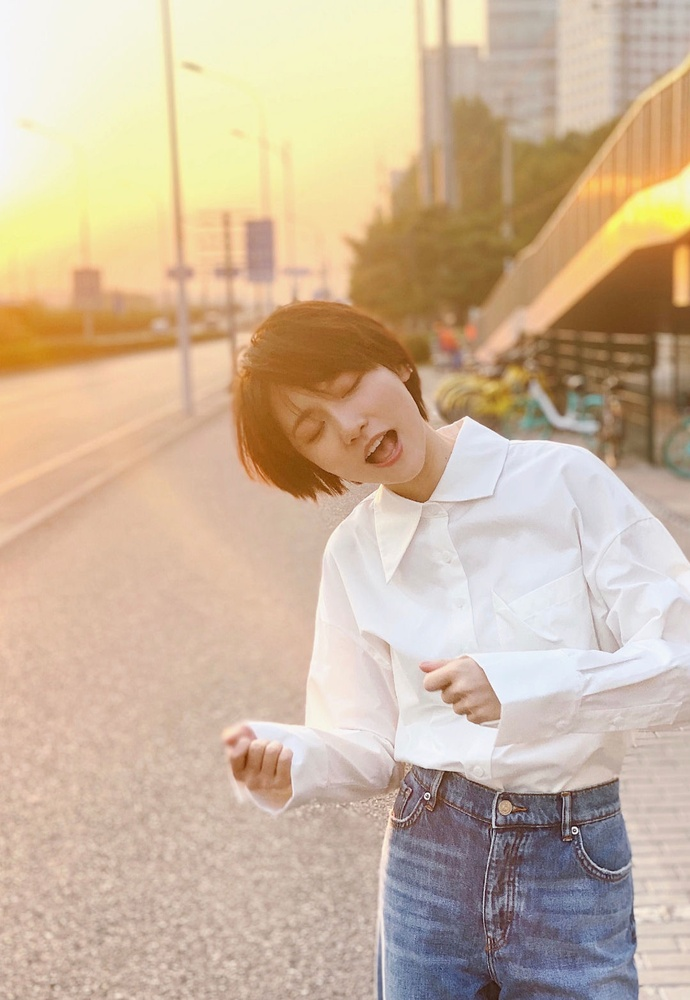
#> input picture 1.JPG, 690 x 1000 px, shrunk from 1080 x 1565 before the run, found by its file name
$ python '高通滤波器.py'
#> lines starting #> are read from the running program, lines starting #| are printed output that depends on the picture
"""
    HPF：
    检测图像的某个区域，然后根据像素与周围像素的亮度差值来提升该像素亮度的滤波器。
"""
import cv2
import numpy as np
from scipy import ndimage

kernel_3x3 = np.array([[-1, -1, -1],
                       [-1,  8, -1],
                       [-1, -1, -1]])
kernel_5x5 = np.array([[-1, -1, -1, -1, -1],
                    [-1, 1, 2, 1, -1],
                    [-1, 2, 4, 2, -1],
                    [-1, 1, 2, 1, -1],
                    [-1, -1, -1, -1, -1]])

img = cv2.imread('1.jpg',0)
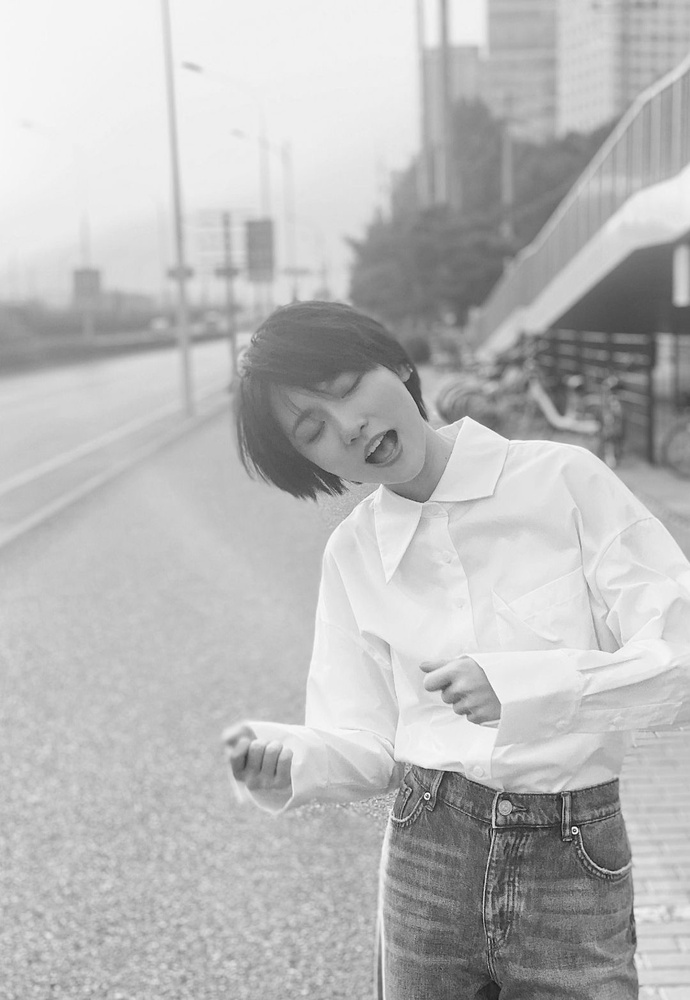
#> img: shape (1000, 690); min 17, max 255, mean 185.6

k3 = ndimage.convolve(img, kernel_3x3)
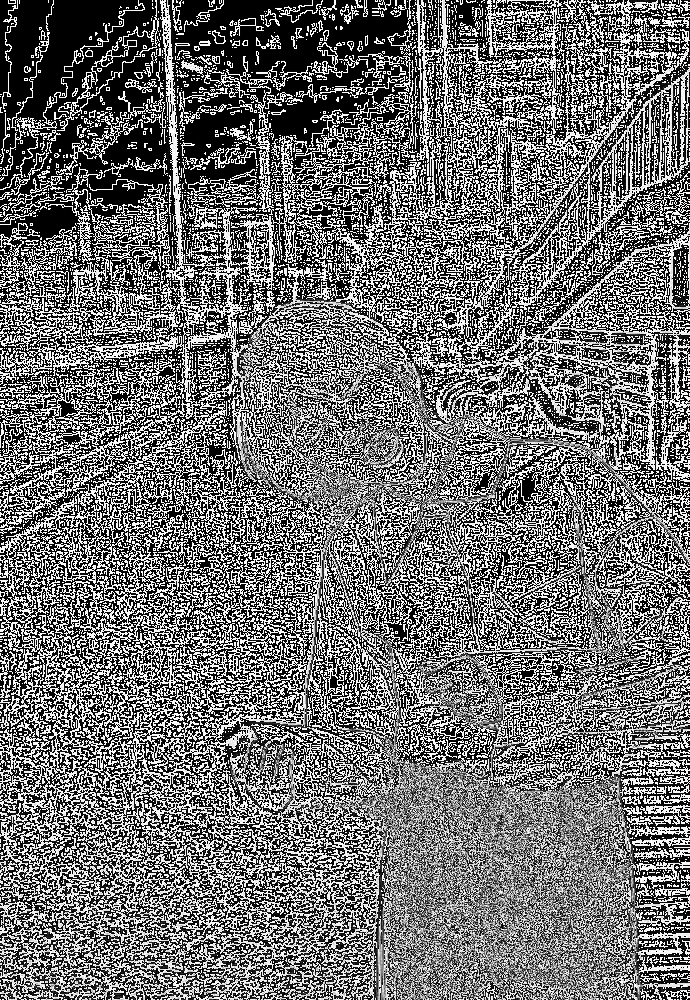
#> k3: shape (1000, 690); min 0, max 255, mean 112.3
k5 = ndimage.convolve(img, kernel_5x5)
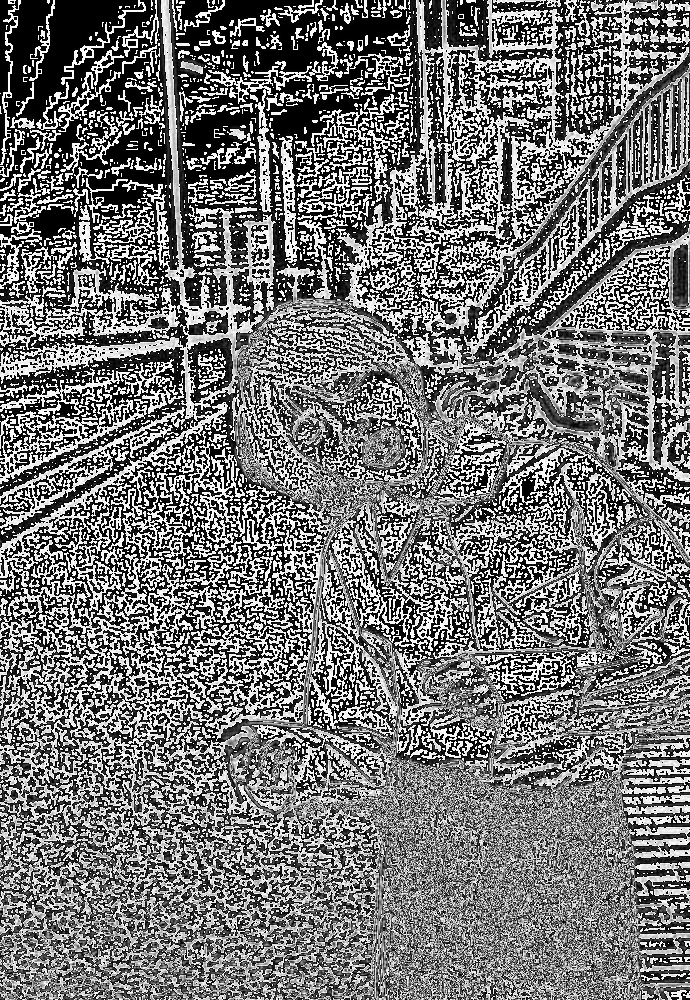
#> k5: shape (1000, 690); min 0, max 255, mean 116

blurred = cv2.GaussianBlur(img, (11, 11), 0)
g_hpf = img - blurred
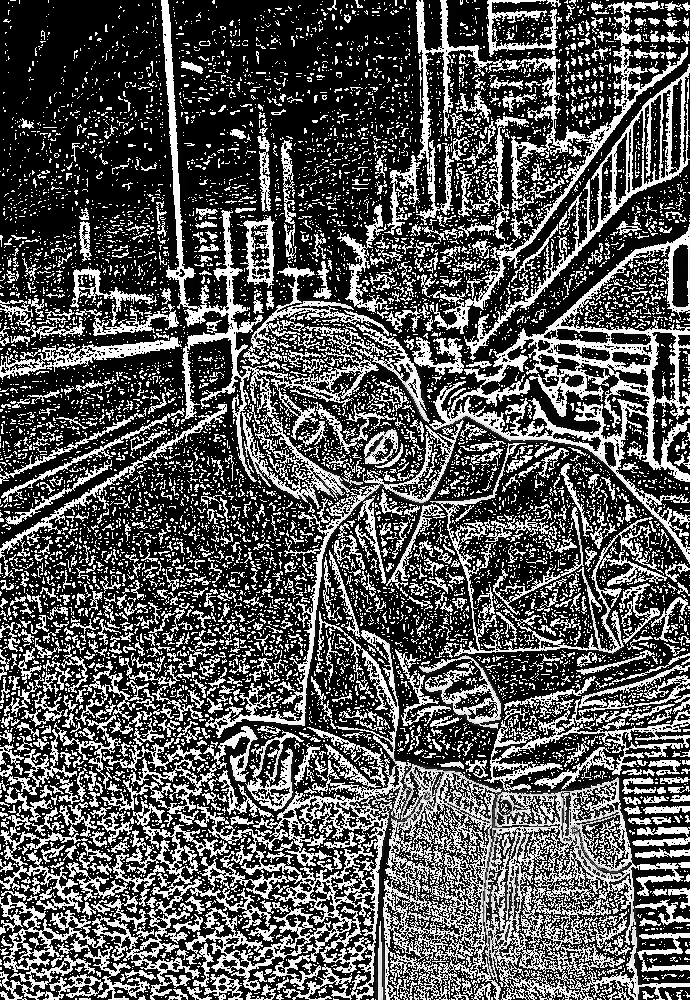
#> g_hpf: shape (1000, 690); min 0, max 255, mean 87.2
cv2.imshow('3x3', k3)
cv2.imshow('5x5', k5)
cv2.imshow('g_hpf', g_hpf)
cv2.waitKey()
cv2.destroyAllWindows()
